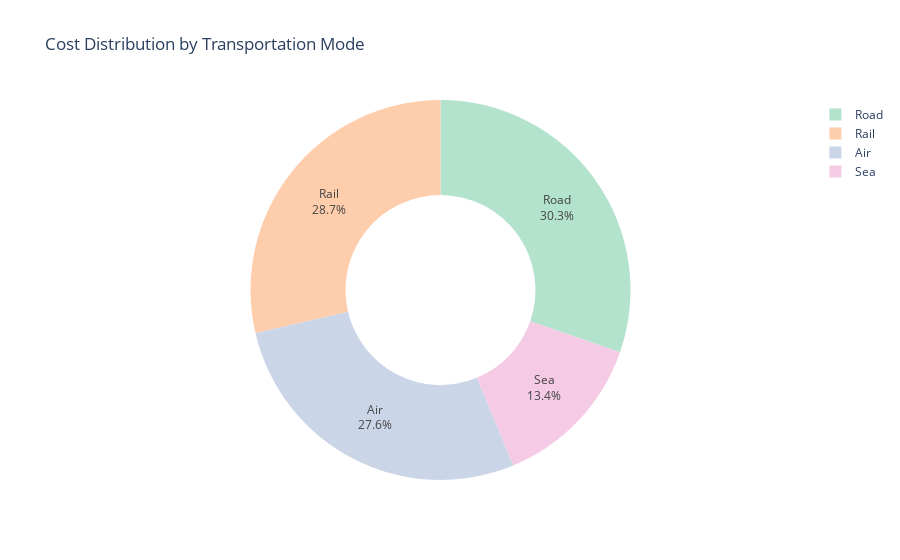

Notebook code cell kept with this figure:
### Code cell
transportation_chart = px.pie(data, 
                              values = "Costs" ,
                              names = "Transportation modes",
                              title = "Cost Distribution by Transportation Mode",
                              hole = 0.5,
                              color_discrete_sequence = px.colors.qualitative.Pastel2)
                              
transportation_chart.update_traces(textposition = "inside", textinfo = "percent+label")
transportation_chart.show()

### Figure 1 — Plotly figure (JSON) as saved in the notebook; plotly's stock layout.template omitted (floating-point values rounded to 4 significant figures)
{"data": [{"domain": {"x": [0, 1], "y": [0, 1]}, "hole": 0.5, "hovertemplate": "Transportation modes=%{label}<br>Costs=%{value}<extra></extra>", "labels": ["Road", "Road", "Air", "Rail", "Air", "Road", "Sea", "Road", "Sea", "Rail", "Road", "Air", "Road", "Road", "Air", "Sea", "Air", "Air", "Sea", "Road", "Air", "Air", "Rail", "Rail", "Air", "Road", "Rail", "Sea", "Air", "Road", "Road", "Rail", "Road", "Sea", "Road", "Sea", "Air", "Sea", "Air", "Air", "Road", "Sea", "Road", "Air", "Rail", "Rail", "Road", "Rail", "Rail", "Rail", "Rail", "Road", "Air", "Air", "Road", "Sea", "Air", "Rail", "Road", "Air", "Rail", "Air", "Sea", "Sea", "Air", "Rail", "Road", "Sea", "Rail", "Air", "Road", "Road", "Rail", "Road", "Rail", "Air", "Rail", "Road", "Sea", "Air", "Sea", "Rail", "Road", "Road", "Air", "Road", "Rail", "Sea", "Sea", "Rail", "Rail", "Rail", "Rail", "Air", "Rail", "Air", "Road", "Road", "Rail", "Rail"], "legendgroup": "", "name": "", "showlegend": true, "textinfo": "percent+label", "textposition": "inside", "type": "pie", "values": [187.8, 503.1, 141.9, 254.8, 923.4, 235.5, 134.4, 802.1, 505.6, 995.9, 806.1, 126.7, 403.0, 547.2, 929.2, 127.9, 865.5, 670.9, 593.5, 477.3, 493.9, 523.4, 205.6, 196.3, 758.7, 458.5, 617.9, 762.5, 123.4, 764.9, 880.1, 609.4, 761.2, 371.3, 510.4, 553.4, 403.8, 183.9, 339.7, 653.7, 529.8, 275.5, 635.7, 716.0, 610.5, 495.3, 380.4, 581.6, 768.7, 336.9, 496.2, 695.0, 602.9, 750.7, 814.1, 323.0, 832.2, 482.2, 110.4, 312.6, 430.2, 164.4, 320.8, 687.3, 771.2, 555.9, 393.8, 169.3, 299.7, 207.7, 183.3, 405.2, 677.9, 866.5, 341.6, 873.1, 997.4, 852.6, 323.6, 351.5, 787.8, 276.8, 590.0, 683.0, 465.5, 842.7, 264.3, 879.4, 103.9, 517.5, 990.1, 996.8, 230.1, 823.5, 846.7, 778.9, 188.7, 540.1, 882.2, 210.7]}], "layout": {"legend": {"tracegroupgap": 0}, "piecolorway": ["rgb(179,226,205)", "rgb(253,205,172)", "rgb(203,213,232)", "rgb(244,202,228)", "rgb(230,245,201)", "rgb(255,242,174)", "rgb(241,226,204)", "rgb(204,204,204)"], "title": {"text": "Cost Distribution by Transportation Mode"}}}
